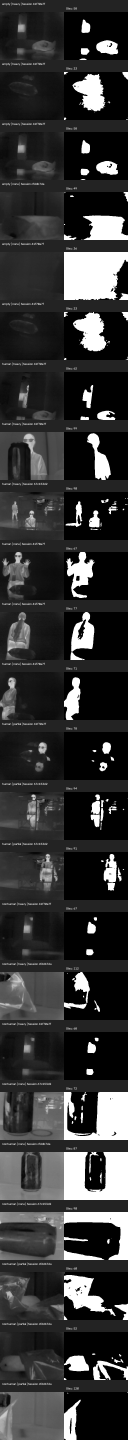
#> input picture thermal/data/segmentation_review.jpg, 512 x 5760 px, given in place of 41f70a7f_124720_645256.png, which was not available (shown at 1/4 size)
$ python compare_seg.py
#> lines starting #> are read from the running program, lines starting #| are printed output that depends on the picture; after the words box and inside, x2 and y2 are one past the last pixel; in counts of white or black regions, pixels touching at a corner belong together

import cv2
import csv
import random
import numpy as np
from pathlib import Path
from collections import defaultdict

DATA = Path("data")
OUTPUT = DATA / "segmentation_comparison.jpg"

# Load existing metadata
with open(DATA / "metadata.csv", newline="") as f:
#> (reads thermal/data/metadata.csv from the repository)
    rows = list(csv.DictReader(f))

# Select 3 images per label combination
groups = defaultdict(list)

for row in rows:
    key = (row["subject_type"], row["occlusion_level"])
    groups[key].append(row)

random.seed(42)
selected = []

for key, images in sorted(groups.items()):
    selected.extend(
        random.sample(images, min(3, len(images)))
    )

panels = []

for row in selected:
    image = cv2.imread(row["image_path"])
#> image is the input picture: shape (5760, 512, 3); min 0, max 255, mean 53.2

    if image is None:
        print("Missing:", row["image_path"])
        continue

    gray = cv2.cvtColor(image, cv2.COLOR_BGR2GRAY)
    blurred = cv2.GaussianBlur(gray, (5, 5), 0)

    # Method 1: Otsu
    _, otsu = cv2.threshold(
        blurred, 0, 255,
        cv2.THRESH_BINARY + cv2.THRESH_OTSU
    )
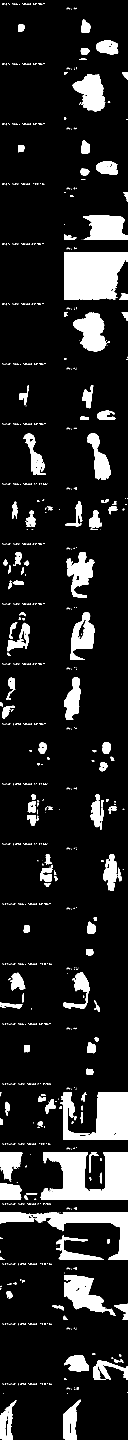
#> otsu: shape (5760, 512) (shown at 1/4 size); 12.2% white; 1071 white regions (805 under 20 px), largest, box (x1, y1, x2, y2) and area: (163, 4608, 512, 4800) 43946, (256, 1008, 512, 1200) 42193, (240, 4368, 512, 4560) 31322

    # Method 2: Adaptive threshold
    adaptive = cv2.adaptiveThreshold(
        blurred,
        255,
        cv2.ADAPTIVE_THRESH_GAUSSIAN_C,
        cv2.THRESH_BINARY,
        31,
        -5
    )
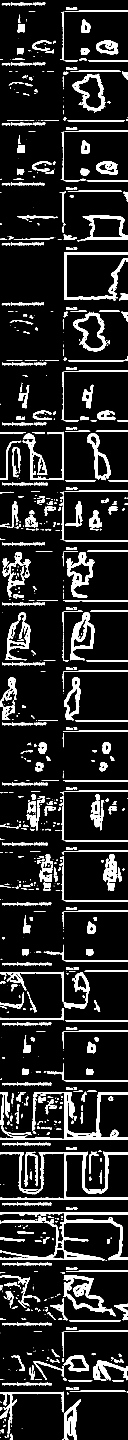
#> adaptive: shape (5760, 512) (shown at 1/4 size); 11.4% white; 1131 white regions (359 under 20 px), largest, box (x1, y1, x2, y2) and area: (0, 4607, 512, 4800) 16165, (254, 4368, 512, 4560) 11410, (0, 4848, 512, 5041) 9846

    # Method 3: Otsu + morphology
    kernel = cv2.getStructuringElement(
        cv2.MORPH_ELLIPSE, (3, 3)
    )

    cleaned = cv2.morphologyEx(
        otsu, cv2.MORPH_OPEN, kernel
    )
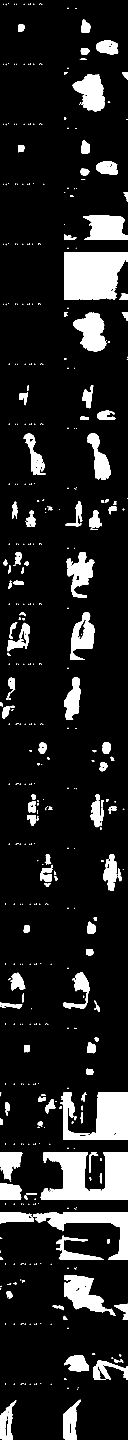
#> cleaned: shape (5760, 512) (shown at 1/4 size); 12% white; 524 white regions (334 under 20 px), largest, box (x1, y1, x2, y2) and area: (163, 4608, 512, 4800) 43921, (256, 1008, 512, 1200) 42169, (240, 4368, 512, 4560) 31314

    cleaned = cv2.morphologyEx(
        cleaned, cv2.MORPH_CLOSE, kernel
    )
#> cleaned: shape (5760, 512); 12.1% white; 514 white regions (333 under 20 px), largest, box (x1, y1, x2, y2) and area: (163, 4608, 512, 4800) 43952, (256, 1008, 512, 1200) 42186, (240, 4368, 512, 4560) 31381

    images = [
        image,
        cv2.cvtColor(otsu, cv2.COLOR_GRAY2BGR),
        cv2.cvtColor(adaptive, cv2.COLOR_GRAY2BGR),
        cv2.cvtColor(cleaned, cv2.COLOR_GRAY2BGR)
    ]

    # Resize for contact sheet
    images = [
        cv2.resize(im, (256, 192))
        for im in images
    ]
#> images = 4 items

    panel = cv2.hconcat(images)
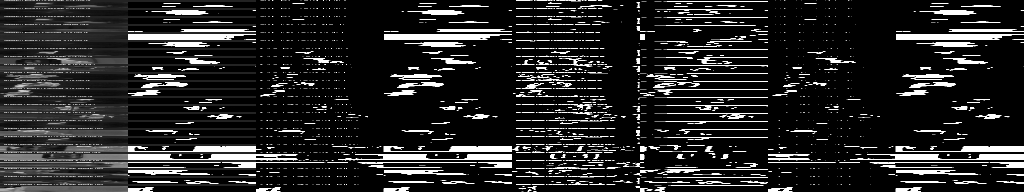
#> panel: shape (192, 1024, 3); min 0, max 255, mean 38.5

    panel = cv2.copyMakeBorder(
        panel, 50, 0, 0, 0,
        cv2.BORDER_CONSTANT,
        value=(35, 35, 35)
    )
#> panel: shape (242, 1024, 3)

    label = (
        f'{row["subject_type"]} | '
        f'{row["occlusion_level"]} | '
        f'{row["session_id"]}'
    )

    cv2.putText(
        panel, label, (10, 20),
        cv2.FONT_HERSHEY_SIMPLEX,
        0.5, (255, 255, 255), 1
    )
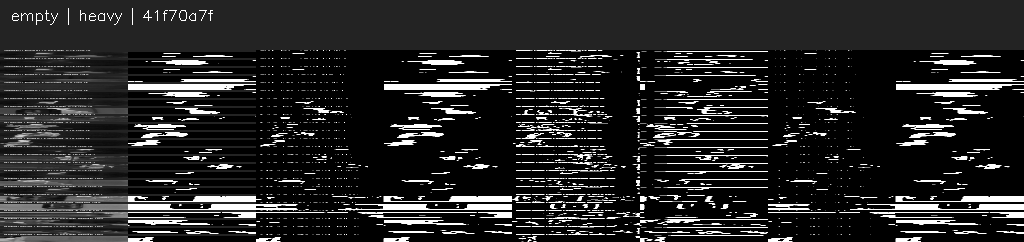
#> panel: shape (242, 1024, 3); min 0, max 255, mean 38.1

    for x, title in enumerate(
        ["Original", "Otsu", "Adaptive", "Morphology"]
    ):
        cv2.putText(
            panel, title, (x * 256 + 10, 42),
            cv2.FONT_HERSHEY_SIMPLEX,
            0.45, (255, 255, 255), 1
        )
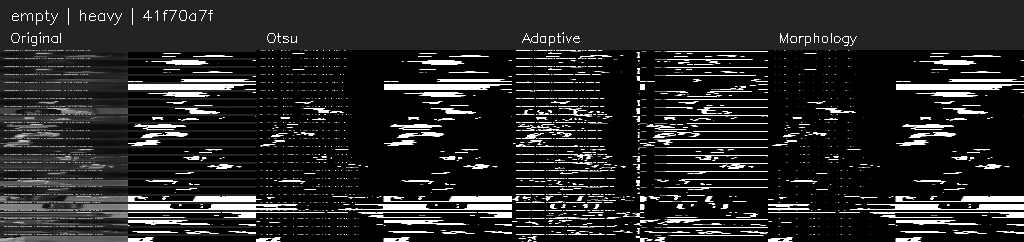
#> panel: shape (242, 1024, 3); 0.22% of pixels changed, all inside (x1, y1, x2, y2) = (11, 32, 857, 46)

    panels.append(panel)
#> pass 2 of the loop `for row in selected:`:
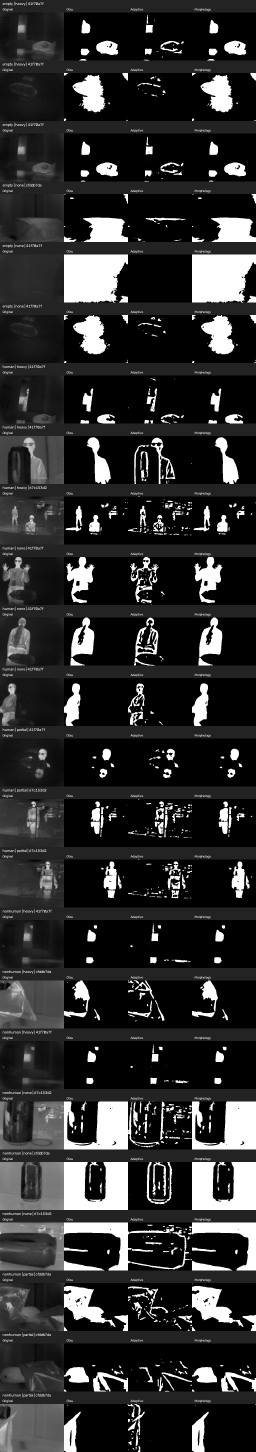
#> input picture thermal/data/segmentation_comparison.jpg, 1024 x 5808 px, given in place of 41f70a7f_124348_802727.png, which was not available (shown at 1/4 size)
#> image is the input picture: shape (5808, 1024, 3); min 0, max 255, mean 46.6
#> gray: shape (5808, 1024)
#> blurred: shape (5808, 1024)
#> `_, otsu = cv2.threshold( blurred, 0, 255, cv2.THRESH_BINARY + cv2.THRE..`:
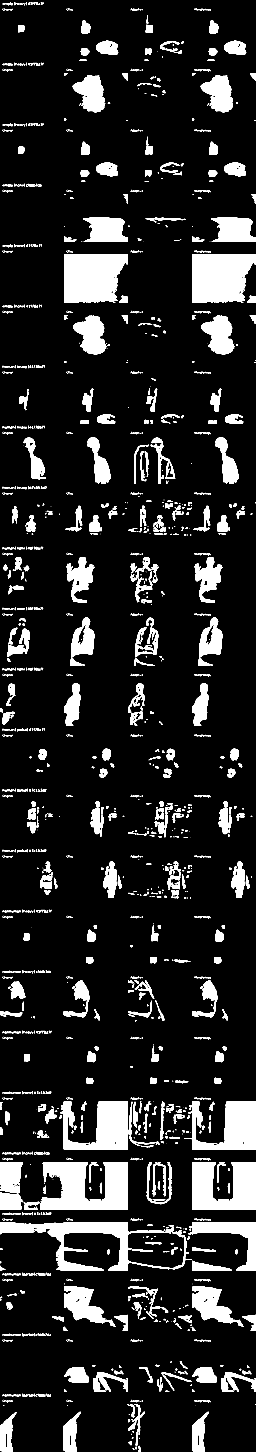
#> otsu: shape (5808, 1024) (shown at 1/4 size); 12.8% white; 1694 white regions (537 under 20 px), largest, box (x1, y1, x2, y2) and area: (161, 4648, 512, 4840) 46576, (256, 1018, 512, 1210) 42197, (768, 1018, 1024, 1210) 42192
#> adaptive: shape (5808, 1024); 11.5% white; 1910 white regions (469 under 20 px), largest, box (x1, y1, x2, y2) and area: (0, 4647, 512, 4841) 17897, (0, 4889, 760, 5083) 15967, (255, 4405, 639, 4599) 15069
#> kernel = [[0, 1, 0], [1, 1, 1], [0, 1, 0]]
#> after the loop `for x, title in enumerate(`:
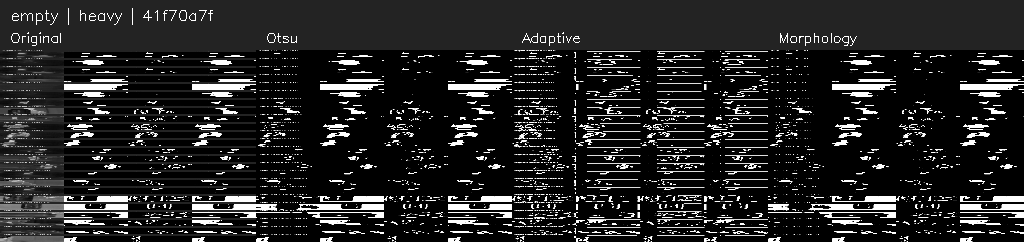
#> panel: shape (242, 1024, 3); min 0, max 255, mean 36.6

if not panels:
    raise RuntimeError("No images loaded")

comparison = cv2.vconcat(panels)
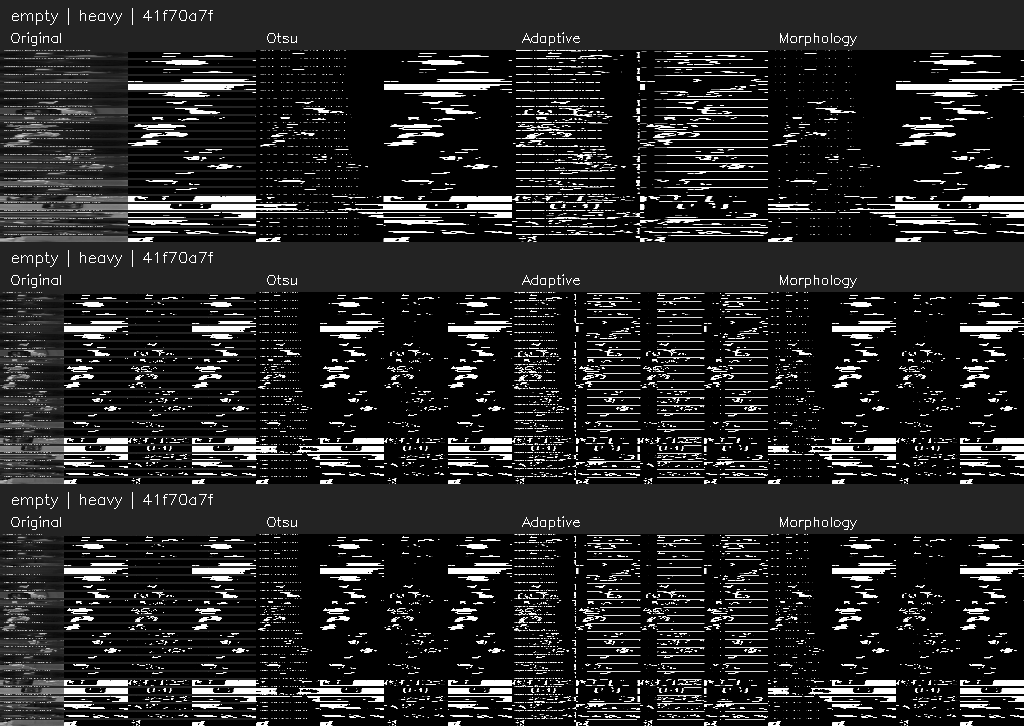
#> comparison: shape (726, 1024, 3); min 0, max 255, mean 37.3

cv2.imwrite(str(OUTPUT), comparison)

print(f"Compared {len(panels)} images")
print(f"Saved: {OUTPUT}")
